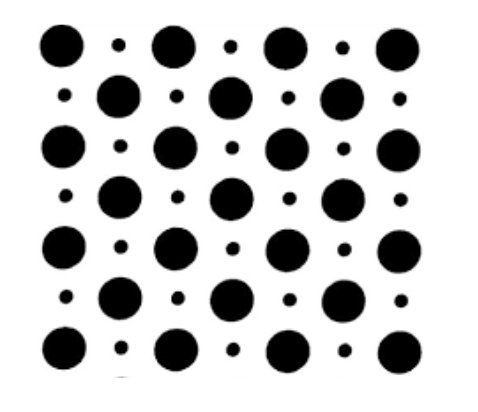
#> input picture Hough Transform and Wavelets/img/q3.png, 478 x 412 px, found by its file name
$ python q3.py
#> lines starting #> are read from the running program, lines starting #| are printed output that depends on the picture; after the words box and inside, x2 and y2 are one past the last pixel; in counts of white or black regions, pixels touching at a corner belong together
import cv2
import numpy as np


def main():
    image = cv2.imread("img/q3.png")
#> image is the input picture: shape (412, 478, 3); min 0, max 255, mean 202.8
    image = cv2.cvtColor(image, cv2.COLOR_BGR2GRAY)
#> image: shape (412, 478)

    # invert, erode and invert back
    image = cv2.bitwise_not(image)
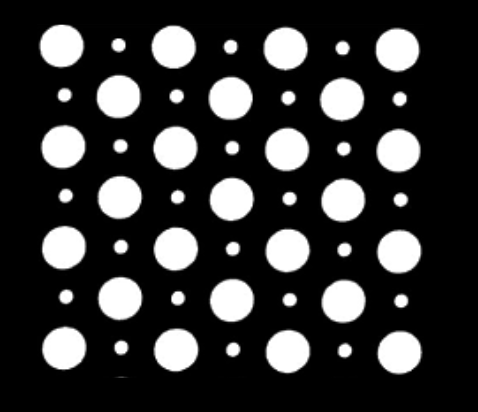
#> image: shape (412, 478); min 0, max 255, mean 52.2
    eroded = cv2.erode(image, np.ones((9, 9), np.uint8), iterations=1)
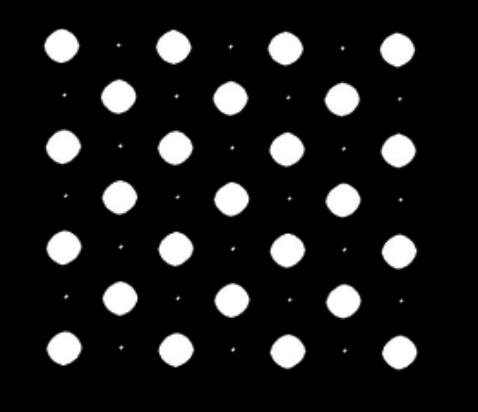
#> eroded: shape (412, 478); min 0, max 255, mean 27.6
    eroded = cv2.bitwise_not(eroded)
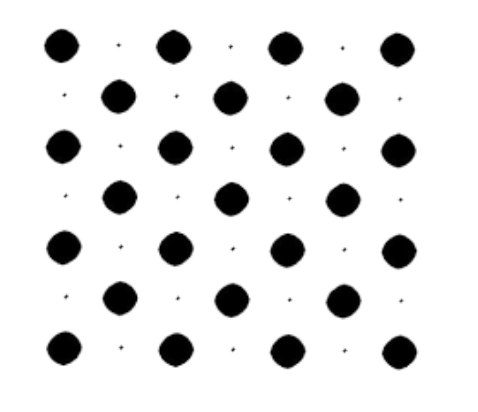
#> eroded: shape (412, 478); min 0, max 255, mean 227.4
    cv2.imwrite("img/q3_output_1.png", eroded)

    # Gaussian blur to get rid of the small dots completely
    blurred = cv2.GaussianBlur(eroded, (5, 5), 0)
    blurred = cv2.threshold(blurred, 100, 255, cv2.THRESH_BINARY)[1]
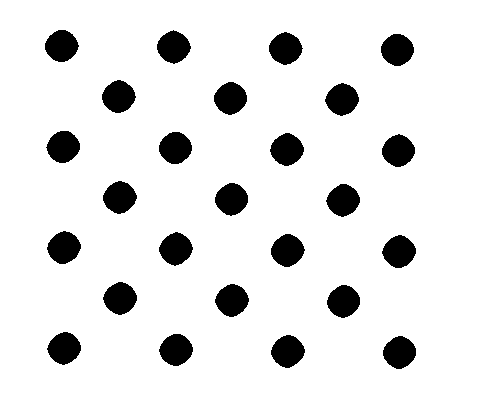
#> blurred: shape (412, 478); 89.8% white; 25 black regions, largest, box (x1, y1, x2, y2) and area: (102, 80, 136, 113) 812, (157, 30, 191, 64) 808, (271, 234, 305, 267) 808
    cv2.imwrite("img/q3_output_2.png", blurred)

    # use Hough transform to get the number of circles
    res = blurred
    circles = cv2.HoughCircles(
        res,
        cv2.HOUGH_GRADIENT,
        1,
        res.shape[0] / 64,
        param2=17,
        minRadius=1,
        maxRadius=100,
    )
#> circles = 25 rows, first 8: [119.5, 197.5, 16], [174.5, 146.5, 16.7], [120.5, 297.5, 15.8], [63.5, 145.5, 15.1], [230.5, 300.5, 15.1], [399.5, 250.5, 15.9], [400.5, 351.5, 14.9], [342.5, 299.5, 17.2]
    res = cv2.cvtColor(res, cv2.COLOR_GRAY2BGR)

    assert circles is not None
    circles = np.uint16(np.around(circles))
#> circles = 25 rows, first 8: [120, 198, 16], [174, 146, 17], [120, 298, 16], [64, 146, 15], [230, 300, 15], [400, 250, 16], [400, 352, 15], [342, 300, 17]

    # construct circles around the dots
    for (a, b, c) in circles[0, :]:
        cv2.circle(res, (a, b), c, (0, 0, 255), 2)
        cv2.circle(res, (a, b), 2, (255, 255, 0), 3)
#> this loop made 25 passes
#> (a, b, c) on passes 1 to 12: (120, 198, 16), (174, 146, 17), (120, 298, 16), (64, 146, 15), (230, 300, 15), (400, 250, 16), (400, 352, 15), (342, 300, 17), (174, 348, 16), (286, 150, 15), (176, 248, 15), (62, 248, 14)
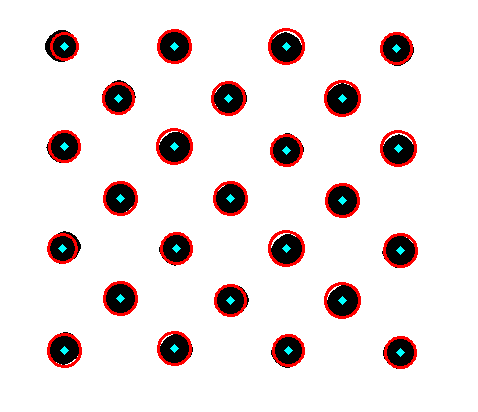
#> res: shape (412, 478, 3); mean B, G, R 225.7, 225.7, 234.1

    font = cv2.FONT_HERSHEY_SIMPLEX
#> font = 0
    cv2.putText(
        res,
        "Number of Dots Counted: {}".format(circles.shape[1]),
        (1, 400),
        font,
        1,
        (0, 0, 0),
        2,
        cv2.LINE_AA,
    )
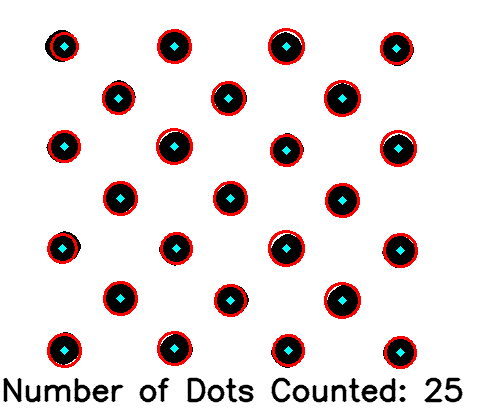
#> res: shape (412, 478, 3); 2.46% of pixels changed, all inside (x1, y1, x2, y2) = (3, 377, 463, 403)

    cv2.imwrite("img/q3_output_3.png", res)


if __name__ == "__main__":
    main()
